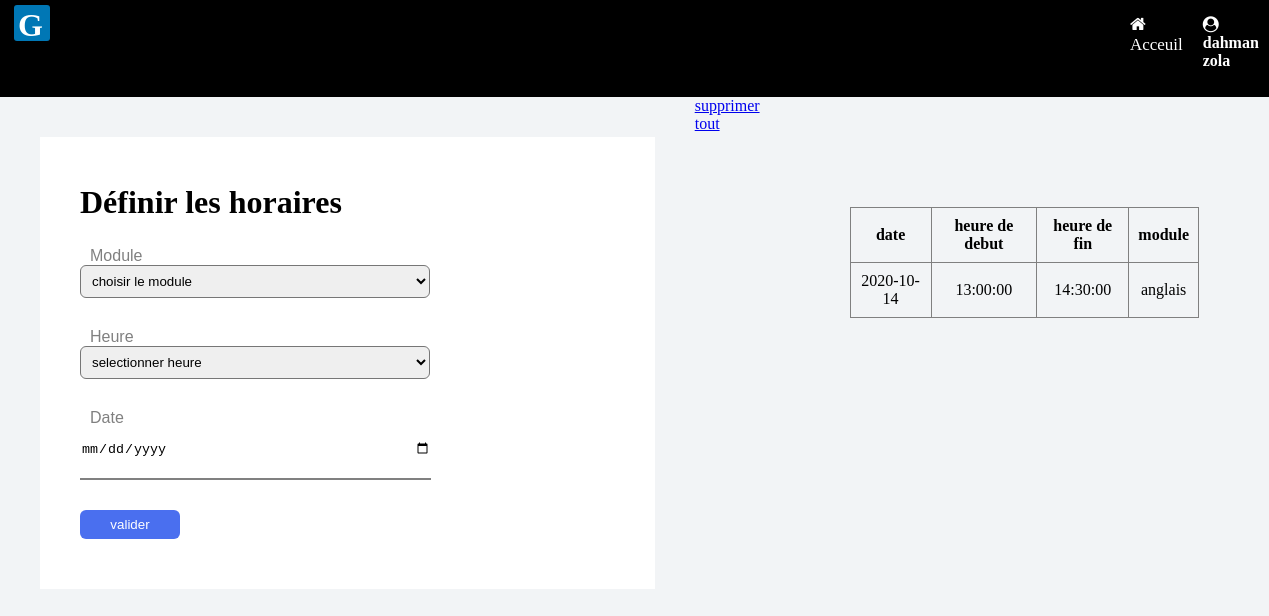
The app's page /proposer.php?ide=ET32156 with its own data.
### tables this page shows
CREATE TABLE `etudiant` (
  `num_ins` int(11) NOT NULL,
  `nome` varchar(45) NOT NULL,
  `prenome` varchar(45) NOT NULL,
  `N_Tele` int(11) NOT NULL,
  `emaile` varchar(100) NOT NULL,
  `idG` int(11) DEFAULT NULL,
  `id_l` int(11) DEFAULT NULL,
  `identifiant` char(7) DEFAULT NULL
);

CREATE TABLE `module` (
  `id_module` int(11) NOT NULL,
  `nom_module` varchar(45) NOT NULL,
  `id_e` char(4) DEFAULT NULL,
  `id_n` int(11) NOT NULL,
  `id_h` int(11) NOT NULL DEFAULT 0,
  `id_p` int(11) DEFAULT NULL
);

CREATE TABLE `periode_examen` (
  `id_p` int(11) NOT NULL,
  `heure_debut` time NOT NULL DEFAULT current_timestamp(),
  `heure_fin` time NOT NULL,
  `date_p` date NOT NULL
);

### proposer.php (the view, shortened to what this page needs)
<!DOCTYPE html>
<html>
<head>
	<link rel="stylesheet" type="text/css" href="h.css">
<link rel="stylesheet" type="text/css" href="o.css">
<link rel="stylesheet" href="https://maxcdn.bootstrapcdn.com/font-awesome/4.7.0/css/font-awesome.min.css">
<link rel="stylesheet" href="ty.css">
<link rel="stylesheet" href="ze1.css">
<link rel="stylesheet" href="pA.css">
</head>
<body>
	<?php
	if (isset($_GET['ide'])) {
?>
	<div class="oy">
		<div class="G">
			 <h1>G</h1>
	  </div>
		<div class="iop" style="margin-left: 1070px">
			<a href="home.php" ><i class="fa fa-home"></i> Acceuil</a>
		<?php
      require_once 'model.php';
 $q=$bd->query("SELECT * FROM etudiant INNER JOIN groupe ON groupe.idG = etudiant.idG INNER JOIN section ON section.id_section = groupe.id_section INNER JOIN niveau_de_formation ON niveau_de_formation.id_n = section.id_n WHERE identifiant='". $_GET['ide']."'");
$t=$q->fetch();
		 ?>	<h4 style="margin-top: 11px;margin-left: 10px;"><i class="fa fa-user-circle"></i> <?php echo $t['nome']." ".$t['prenome']; ?></h4>
 			</div>
</div>
<div class="tt" style="color:black;">
<div class="op">
<div class="w" style="left:20px;">
	<h2>
		Définir les horaires
	</h2>
  <form method="post" action="proposer.php?ide=<?php echo $_GET['ide'];?>">
<label>Module</label>
<select name="m" required>
		<option>choisir le module</option>
</select>
<label>heure </label>
<select name="hd"  required>
		<option value="">selectionner heure</option>
		</select>
<label>date </label>
<input type="date" name="d" required>
<input style="color:white;" type="submit" name="submit" value="valider">
  </form>
</div>
</div>
<a href="supp1.php?idn=<?php echo $t['id_n']."&ide=".$_GET['ide'];?> ">supprimer tout</a>
<?php
  require_once 'kjh.php';
 ?>
</div>
<?php
	}
	else {
		 header("Location:home.php?d=2");
	}
	?>
</body>
</html>

### kjh.php (shortened to what this page needs)
<!DOCTYPE html>
<html>
<head>
</head>
<body>
<div class="tru">
 <table border="1">
<?php
 $q=$bd->query("SELECT * FROM `module` INNER JOIN periode_examen on module.id_p=periode_examen.id_p WHERE `id_n`=
'". $t['id_n']."'");
if ($q->rowCount()!=0) {
	?>
	<tr>
						<th>date</th>
						<th>heure de debut</th>
						<th>heure de fin</th>
						<th>module</th>
	</tr>
	<?php
while ($aze=$q->fetch()) {
?>
<tr>
 <td> <?php echo $aze['date_p']; ?></td>
	 <td> <?php echo $aze['heure_debut']; ?></td>
		 <td> <?php echo $aze['heure_fin']; ?></td>
			 <td> <?php echo $aze['nom_module']; ?></td>
</tr>
<?php
}
}
?>
 </table>
</div>
</body>
</html>

### h.css (style rules this page uses)
body { color: white; margin: 0; background-image: linear-gradient(rgb(0,0,0),rgba(0,0,0,0.6), rgb(0,0,0)) ,url("Capture.JPG"); background-size: cover; }
html { width: 100%; height: 100%; }
.G { height: 40px; color: white; border-radius: 3px; background-color: #0077b5; }
.G h1 { margin-bottom: 0; margin-top: 2px; margin-left: 4px; margin-right:7px; }

### o.css (style rules this page uses)
body { margin: 0; background-color: #f2f4f6; background-image: none; }
.G { height: 36px; margin-left:14px; width: 40px; }
.iop { margin-left: 80px; display: flex; j }
.iop a,.iop button { background-color: black; color: white; border: none; text-decoration: none; font-size: 17px; margin-bottom: 0; padding: 10px; }
.oy { display: flex; padding-top: 5px; padding-bottom: 6px; margin: 0; background-color:black; }

### ty.css (style rules this page uses)
body { margin: 0; background-color: #f2f4f6; background-image: none; }
.tt { display: flex; }
.tru { margin: 70px; }

### ze1.css (style rules this page uses)
.w { position: relative; left:150px; }
.op h2 { font-size: 2em; }
.op { background-color: white; padding: 20px; margin: 40px; width:50%; }
label { text-transform: capitalize; color: gray; font-size: 16px; font-family: 'Poppins', sans-serif; margin-left: 10px; }
select { padding: 7px; border-radius: 6px; }
::placeholder { color: black; font-size: 17px; }
input { transition: border 4s; margin-top: 5px; padding-bottom:20px; border: none; padding-top: 8px; border-bottom: 2px solid gray; }
input,select { display: block; width: 350px; margin-bottom: 30px; }
input[type='submit'] { padding: 7px; margin-right: 10px; color: white; border-radius: 6px; background-color: #4a6fef; border: none; width: 100px; }

### pA.css (style rules this page uses)
table { margin-top: 40px; width: 100%; text-align: center; border-collapse: collapse; }
th,td { padding: 9px; }

### records on screen
etudiant: nome "dahman", prenome "zola"
module: id_p.date_p "2020-10-14", id_p.heure_debut "13:00:00", id_p.heure_fin "14:30:00", nom_module "anglais"
